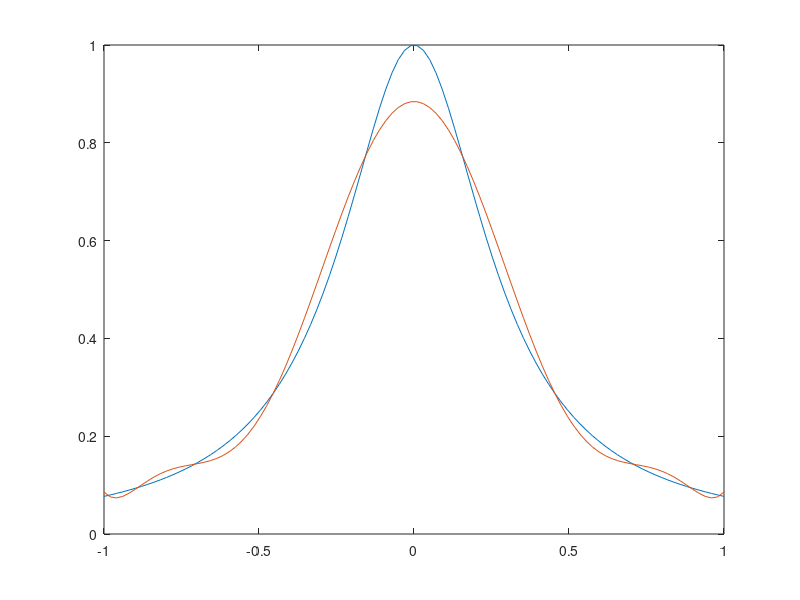
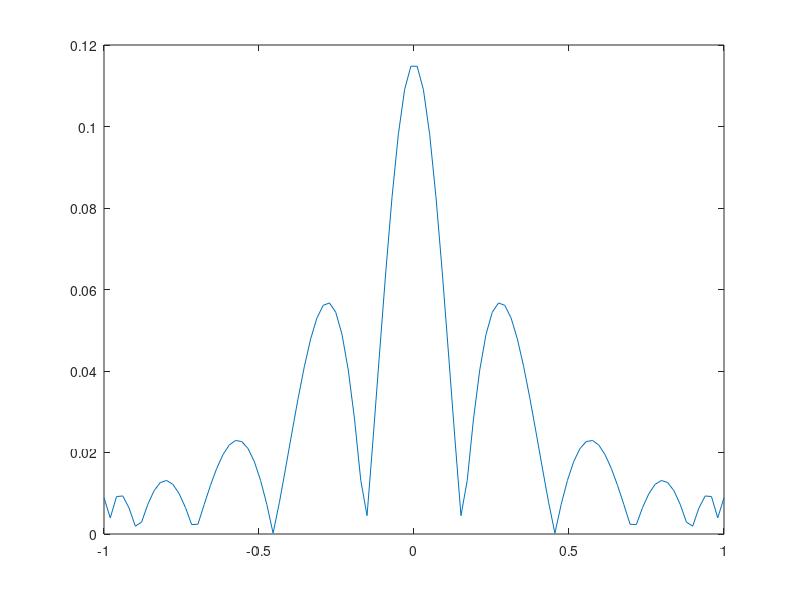

Write MATLAB code to recreate these figures, in order.
clear;
n = 10;
nodes = 2;
solve = 1;
f = @(x) 1 ./ (1 + 12 * x .^ 2); coef = 1;
%f = @(x) sin(x); coef = 5 * pi;

%-----------Lagrange-----------
if (nodes == 1)  
    rng = linspace(-coef, coef, n); 
end

%-----------Chebyshev-----------
if (nodes == 2)
    k = 1:n;
    rng = flip(coef * cos((2 * k - 1) / 2 / n * pi));
end

%---------Linear system---------
if (solve == 1)
    pow = 0:n-1;
    A = rng'.^pow;

    b = f(rng);

    c = flip(linsolve(A,b')');

    x = linspace(-coef,coef);
    figure(1)
    plot(x, f(x), x, polyval(c, x))

    err = abs(f(x) - polyval(c, x));
    figure(2)
    plot(x, err)
end

%--------Lagrange polynom--------
if (solve == 2) 
    x = linspace(-coef,coef);
    res = zeros(size(x));
    
    for k = 1:n
        t = ones(size(x));
        for j=[1:k-1 k+1:n]
            t = t .* (x - rng(j)) / (rng(k) - rng(j));
        end
        res = res + t * f(rng(k));
    end
    figure(1)
    plot(x, f(x), x, res);
    
    err = abs(f(x) - res);
    figure(2)
    plot(x, err);
end